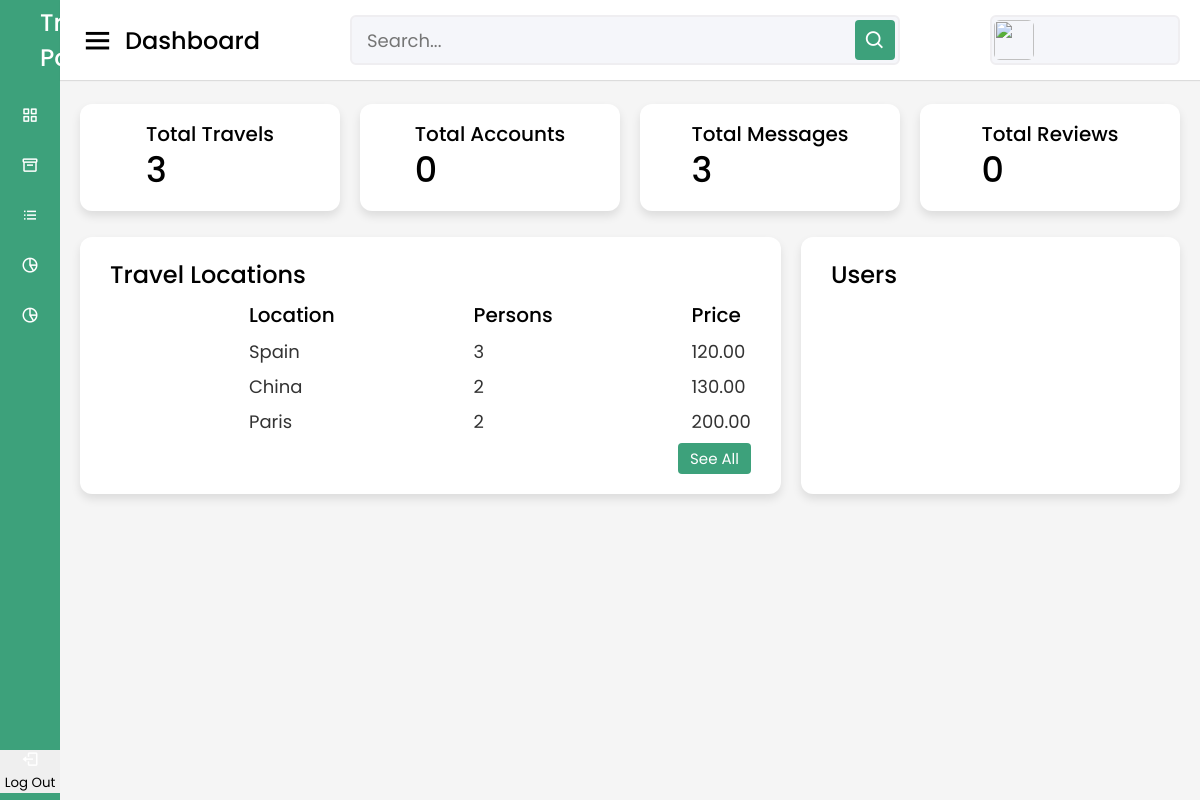
The page /adminpanel.php on the database as committed earlier.
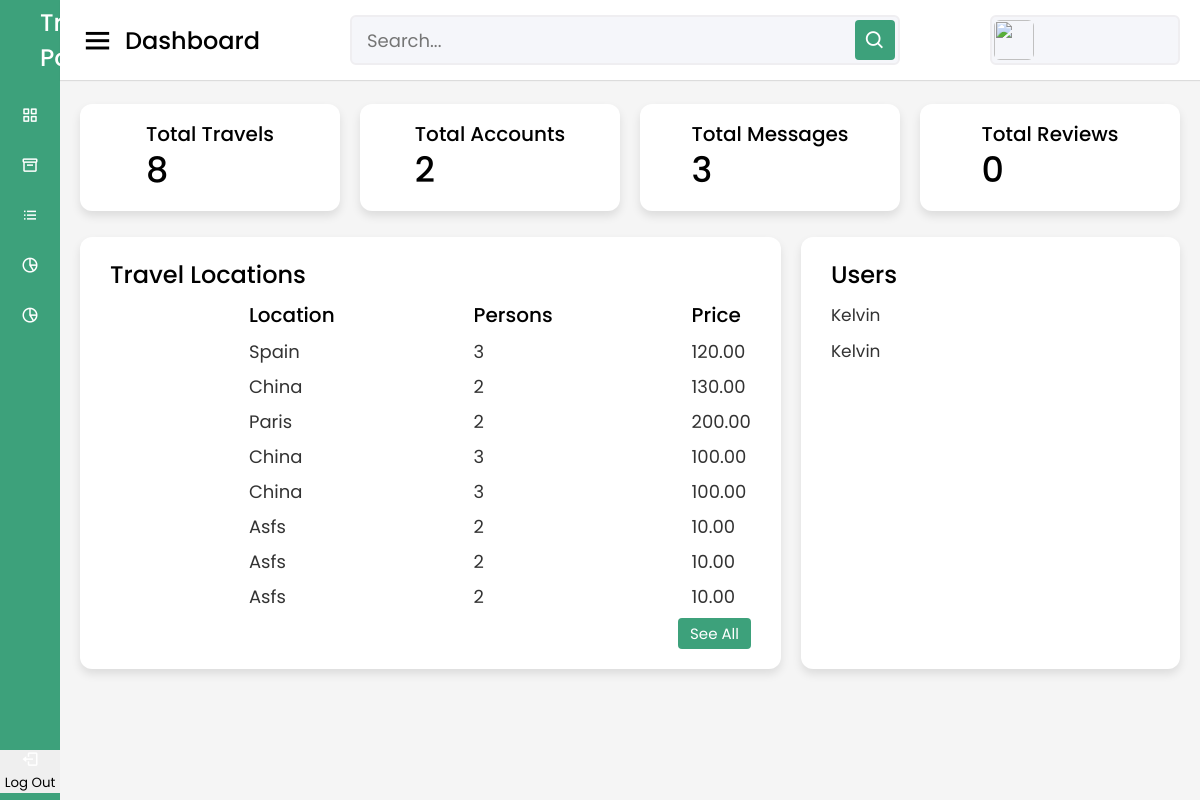
The same page on the database as committed later.
### tables this page shows
CREATE TABLE `flights` (
  `flights_id` int(11) NOT NULL,
  `description` text NOT NULL,
  `price` decimal(8,2) NOT NULL,
  `startDate` date NOT NULL,
  `endDate` date NOT NULL,
  `persons` int(10) DEFAULT NULL,
  `destination` varchar(30) DEFAULT NULL,
  `image` varchar(255) DEFAULT NULL
);

CREATE TABLE `users` (
  `users_id` int(11) NOT NULL,
  `username` varchar(100) NOT NULL,
  `password` varchar(255) NOT NULL,
  `admin` tinyint(4) NOT NULL
);

### adminpanel.php (the view, shortened to what the changed rows need)
<!DOCTYPE html>
<html lang="en" dir="ltr">
  <head>
    <link rel="stylesheet" href="style.css">
    <link href='https://unpkg.com/boxicons@2.0.7/css/boxicons.min.css' rel='stylesheet'>
     <link rel="stylesheet" href="css/adminPanel.css" />
   </head>
<body>
  <section class="home-section">
    <div class="home-content">
      <div class="overview-boxes">
        <?php include_once "includes/connect.php";
        $sql = "SELECT COUNT(flights_id) as total_flights FROM flights";
        $stmt = $connect->prepare($sql);
        $stmt->execute();
        $totalTravels = $stmt->fetch();
        ?>
        <div class="box">
          <div class="right-side">
            <div class="box-topic">Total travels</div>
            <div class="number"><?php echo $totalTravels['total_flights']; ?></div>
          </div>
        </div>
        <?php
        $sql = "SELECT COUNT(users_id) as total_users FROM users WHERE admin = 0";
        $stmt = $connect->prepare($sql);
        $stmt->execute();
        $totalUsers = $stmt->fetch();
        ?>
        <div class="box">
          <div class="right-side">
            <div class="box-topic">Total accounts</div>
            <div class="number"><?php echo $totalUsers['total_users']; ?></div>
          </div>
        </div>
      </div>
      <div class="sales-boxes">
        <div class="recent-sales box">
          <div class="sales-details">
            <ul class="details">
            <?php
            $sql = "SELECT destination, persons, price FROM flights LIMIT 9";
            $stmt = $connect->prepare($sql);
            $stmt->execute();
            $flightsResult = $stmt->fetchAll();
            foreach($flightsResult as $item){
            ?>
            <li><a href="#"><?php echo $item['destination']; ?></a></li>
            <?php } ?>
          </ul>
          <ul class="details">
            <?php
            foreach($flightsResult as $item){ ?>
            <li><a href="#"><?php echo $item['persons']; ?></a></li>
            <?php } ?>
          </ul>
          <ul class="details">
            <?php foreach($flightsResult as $item){ ?>
            <li><a href="#"><?php echo $item['price']; ?></a></li>
            <?php } ?>
          </ul>
          </div>
        </div>
        <div class="top-sales box">
          <ul class="top-sales-details">
            <?php
            $sql = "SELECT * FROM users WHERE admin = 0 limit 10";
            $stmt = $connect->prepare($sql);
            $stmt->execute();
            $users = $stmt->fetchAll();
            foreach($users as $item){ ?>
            <li>
            <a href="#">
              <span class="product"><?php echo $item['username'] ?></span>
            </a>
          </li>
          <?php } ?>
          </ul>
        </div>
      </div>
    </div>
  </section>
</body>
</html>

Rows that differ between the two databases and show on the page:
added flights: destination "China", persons "3", price "100.00"
added flights: destination "China", persons "3", price "100.00"
added flights: destination "Asfs", persons "2", price "10.00"
added flights: destination "Asfs", persons "2", price "10.00"
added flights: destination "Asfs", persons "2", price "10.00"
added users: username "Kelvin"
added users: username "Kelvin"
Other text that changed with them:
$totalTravels['total_flights']: "3" → "8"
$totalUsers['total_users']: "0" → "2"
